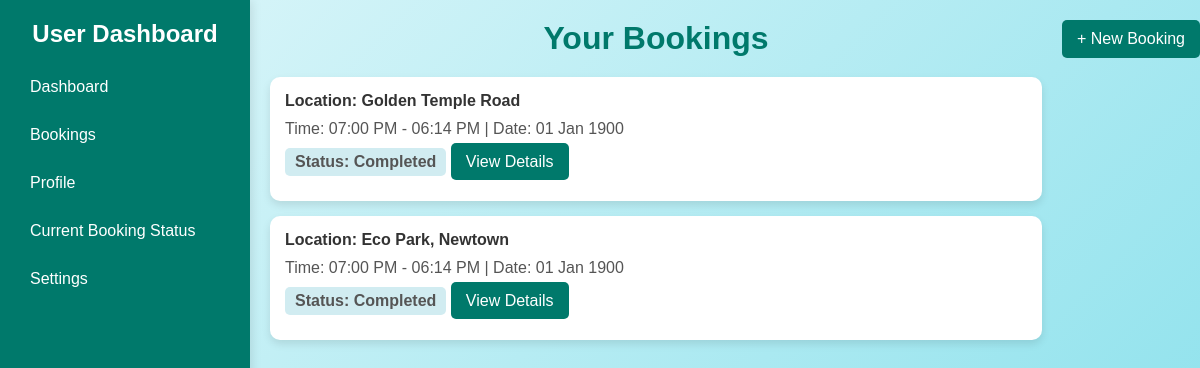
/user_bookings (signed in), run on an earlier commit of the app's database.
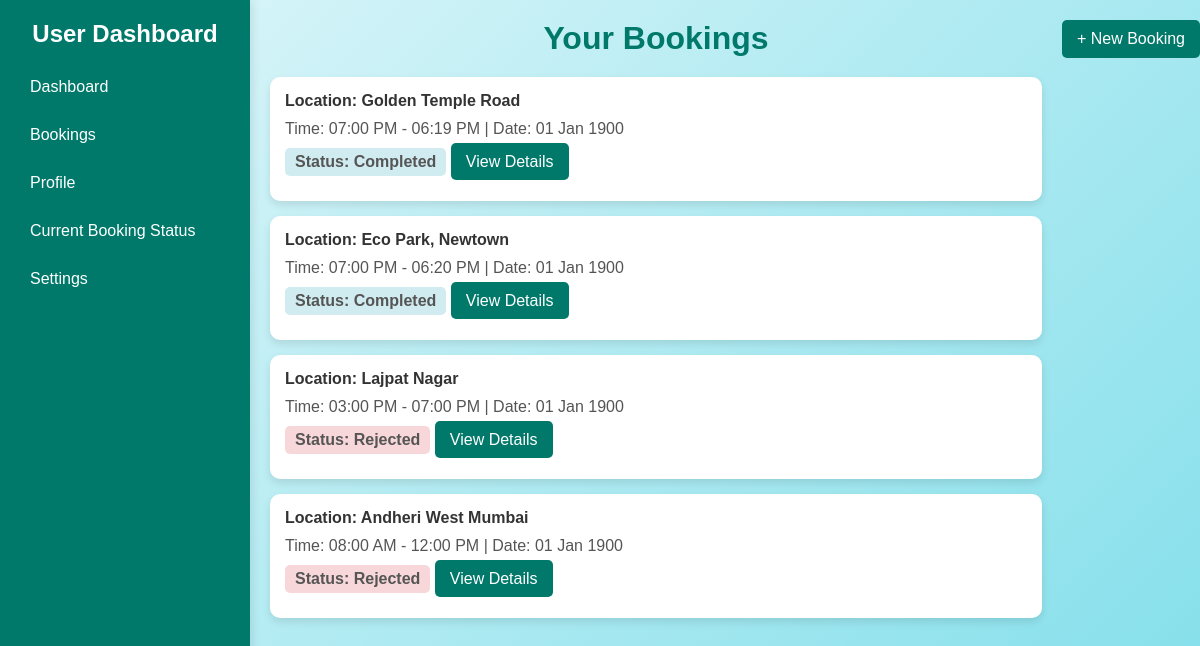
And on a later commit of the database.
### models.py (models this page shows, shortened)
class Reservation(db.Model):
    id = db.Column(db.Integer, primary_key=True)
    spot_id = db.Column(db.Integer, db.ForeignKey('parking_spot.id'), nullable=False)
    user_id = db.Column(db.Integer, db.ForeignKey('user.id'), nullable=False)
    parking_timestamp = db.Column(db.DateTime, default=datetime.utcnow)
    leaving_timestamp = db.Column(db.DateTime, nullable=True)
    cost_per_hour = db.Column(db.Float, nullable=False)
    total_cost = db.Column(db.Float, default=0.0)

class ParkingLot(db.Model):
    id = db.Column(db.Integer, primary_key=True)
    prime_location_name = db.Column(db.String(150), nullable=False)
    price_per_hour = db.Column(db.Float, nullable=False)
    address = db.Column(db.String(200), nullable=False)
    pin_code = db.Column(db.String(12), nullable=False)
    max_spots = db.Column(db.Integer, nullable=False)
    spots = db.relationship('ParkingSpot', backref='lot', lazy=True)

### app.py (the view)
@app.route('/user_bookings')
@login_required
def user_bookings():
    user = User.query.get(session['user_id'])
    reservations = Reservation.query.filter_by(user_id=user.id).order_by(
        Reservation.parking_timestamp.desc()
    ).all()
    return render_template('user_bookings.html', reservations=reservations)

### app.py (called while the page is built)
def login_required(f):
    @wraps(f)
    def decorated_function(*args, **kwargs):
        if 'user_id' not in session:
            flash('Please log in first', 'danger')
            return redirect(url_for('user_login'))
        return f(*args, **kwargs)
    return decorated_function

### templates/user_bookings.html (shortened to what this page needs)
<!DOCTYPE html>
<html lang="en">
<head>
</head>
<body>
  <div class="sidebar">
    <h2>User Dashboard</h2>
    <a href="{{ url_for('user_dashboard') }}">Dashboard</a>
    <a href="{{ url_for('user_bookings') }}">Bookings</a>
    <a href="{{ url_for('user_profile') }}">Profile</a>
    {% if reservations and reservations|length > 0 %}
      <a href="{{ url_for('book_status', booking_id=reservations[0].id) }}">Current Booking Status</a>
    {% else %}
      <span><b>No bookings yet</b></span>
    {% endif %}
    <a href="{{ url_for('settings') }}">Settings</a>
  </div>
  <div class="main-content">
    <h1>Your Bookings</h1>
    <div class="booking-list">
  {% if reservations and reservations|length > 0 %}
    {% for booking in reservations %}
      <div class="booking-card">
        <h4>Location: {{ booking.spot.lot.prime_location_name }}</h4>
        <p>
          Time: {{ booking.parking_timestamp.strftime('%I:%M %p') }}
          {% if booking.leaving_timestamp %}
            - {{ booking.leaving_timestamp.strftime('%I:%M %p') }}
          {% endif %}
          | Date: {{ booking.parking_timestamp.strftime('%d %b %Y') }}
        </p>
        <p class="status
          {% if not booking.leaving_timestamp %}
            active-status
          {% elif booking.total_cost > 0 %}
            completed-status
          {% else %}
            rejected-status
          {% endif %}
        ">
          Status:
          {% if not booking.leaving_timestamp %}
            Active
          {% elif booking.total_cost > 0 %}
            Completed
          {% else %}
            Rejected
          {% endif %}
        </p>
        <a class="btn" href="{{ url_for('book_status', booking_id=booking.id) }}">View Details</a>
      </div>
    {% endfor %}
  {% else %}
    <p>No bookings found.</p>
  {% endif %}
  </div>
</div>
<div class="new-booking">
    <a class="btn new-booking" href="{{ url_for('booking_process') }}">+ New Booking</a>
</div>
</body>
</html>

### templates/user_bookings.html (style rules this page uses)
* { margin: 0; padding: 0; box-sizing: border-box; }
body { font-family: 'Arial', sans-serif; display: flex; background: linear-gradient(135deg, #e0f7fa, #80deea); height: 100vh; }
.sidebar { width: 250px; background-color: #00796b; color: white; padding: 20px; box-shadow: 2px 0 10px rgba(0, 0, 0, 0.1); }
.sidebar h2 { margin-bottom: 20px; font-size: 1.5rem; text-align: center; }
.sidebar a { display: block; color: white; text-decoration: none; padding: 10px; margin-bottom: 10px; transition: background-color 0.3s; }
.main-content { flex: 1; padding: 20px; }
.main-content h1 { color: #00796b; margin-bottom: 20px; text-align: center; }
.booking-list { display: flex; flex-direction: column; gap: 15px; }
.booking-card { background-color: #fff; border-radius: 10px; padding: 15px; box-shadow: 0 4px 8px rgba(0, 0, 0, 0.1); transition: transform 0.3s; }
.booking-card h4 { color: #333; margin-bottom: 10px; }
.booking-card p { color: #555; margin-bottom: 10px; }
.status { font-weight: bold; padding: 5px 10px; border-radius: 5px; display: inline-block; }
.completed-status { background-color: #d1ecf1; color: #0c5460; }
.rejected-status { background-color: #f8d7da; color: #721c24; }
.btn { background-color: #00796b; color: white; border: none; padding: 10px 15px; border-radius: 5px; cursor: pointer; transition: background-color 0.3s; text-decoration: none; }
.btn.new-booking { margin-top: 20px; display: inline-block; }

What changed in the data, as far as the page shows it:
changed Reservation "Golden Temple Road": leaving_timestamp "06:14 PM" → "06:19 PM"
changed Reservation "Eco Park, Newtown": leaving_timestamp "06:14 PM" → "06:20 PM"
added Reservation: spot.lot.prime_location_name "Lajpat Nagar", parking_timestamp "03:00 PM", leaving_timestamp "07:00 PM", parking_timestamp "01 Jan 1900", total_cost "Rejected"
added Reservation: spot.lot.prime_location_name "Andheri West Mumbai", parking_timestamp "08:00 AM", leaving_timestamp "12:00 PM", parking_timestamp "01 Jan 1900", total_cost "Rejected"
